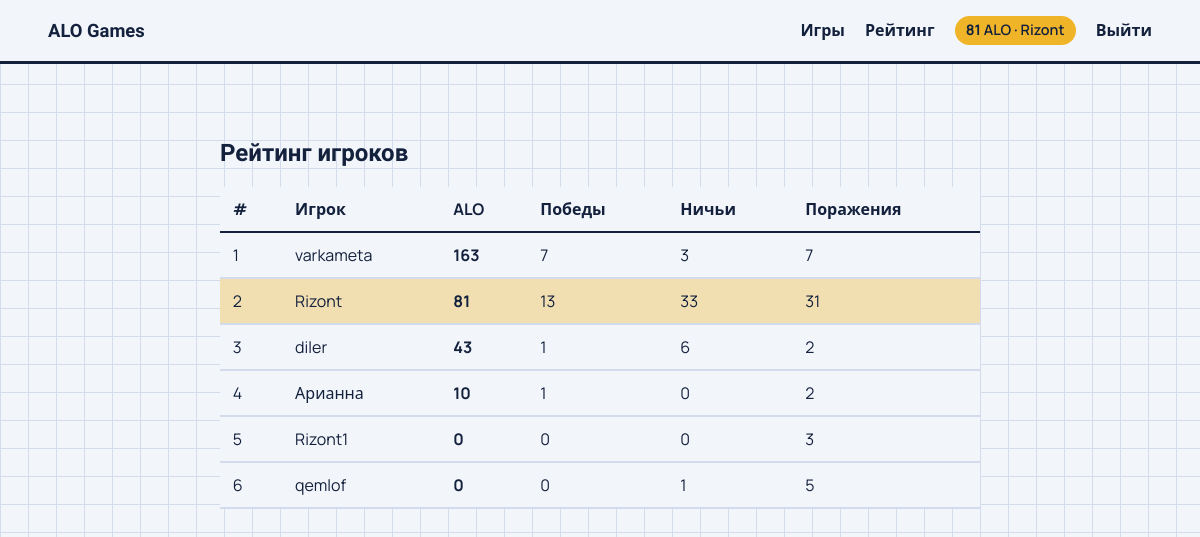
/leaderboard (signed in), run on the app's committed database.
### app/database.py (models this page shows)
class Base(DeclarativeBase):
    pass

class User(Base):
    __tablename__ = "users"
    id: Mapped[int] = mapped_column(primary_key=True)
    username: Mapped[str] = mapped_column(String(20), unique=True, index=True)
    password_hash: Mapped[str] = mapped_column(String(200))
    alo: Mapped[int] = mapped_column(default=0, index=True)
    wins: Mapped[int] = mapped_column(default=0)
    draws: Mapped[int] = mapped_column(default=0)
    losses: Mapped[int] = mapped_column(default=0)

### app/main.py (the view)
@app.get("/leaderboard")
def leaderboard(request: Request):
    with SessionLocal() as db:
        players = db.scalars(select(User).order_by(User.alo.desc(), User.wins.desc(), User.id).limit(50)).all()
    return render(request, "leaderboard.html", players=players)

### app/templates/leaderboard.html (shortened to what this page needs)
{% extends "base.html" %}
{% block content %}
<section class="narrow wide">
  <h1>Рейтинг игроков</h1>
  {% if players %}
  <div class="scroll">
    <table>
      <thead><tr><th>#</th><th>Игрок</th><th>ALO</th><th>Победы</th><th>Ничьи</th><th>Поражения</th></tr></thead>
      <tbody>
      {% for p in players %}
        <tr {% if user and user.id == p.id %}class="me"{% endif %}>
          <td>{{ loop.index }}</td><td>{{ p.username }}</td><td><b>{{ p.alo }}</b></td>
          <td>{{ p.wins }}</td><td>{{ p.draws }}</td><td>{{ p.losses }}</td>
        </tr>
      {% endfor %}
      </tbody>
    </table>
  </div>
  {% else %}
    <p class="muted">Пока никого нет. <a href="/register">Зарегистрируйся</a> и сыграй первую партию.</p>
  {% endif %}
</section>
{% endblock %}

### app/templates/base.html (shortened to what this page needs)
<!doctype html>
<html lang="ru">
<head>
  <link rel="stylesheet" href="/static/style.css">
</head>
<body>
  <header class="top">
    <a class="brand" href="/">ALO Games</a>
    <nav>
      <a href="/">Игры</a>
      <a href="/leaderboard">Рейтинг</a>
      {% if user %}
        <span class="chip"><b>{{ user.alo }}</b> ALO · {{ user.username }}</span>
        <a href="/logout">Выйти</a>
      {% else %}
        <a href="/login">Войти</a>
        <a class="btn small" href="/register">Регистрация</a>
      {% endif %}
    </nav>
  </header>
  <main>{% block content %}{% endblock %}</main>
</body>
</html>

### app/static/style.css (style rules this page uses)
:root { --paper: #f2f5fa; --ink: #14213d; --line: #d3dcec; --muted: #5a6785; --x: #d8432b; --o: #1b7f8c; --gold: #f0b429; color-scheme: light; }
* { box-sizing: border-box; }
body { margin: 0; color: var(--ink); background-color: var(--paper); background-image: linear-gradient(var(--line) 1px, transparent 1px), linear-gradient(90deg, var(--line) 1px, transparent 1px); background-size: 28px 28px; font: 400 1rem/1.55 "Manrope", system-ui, sans-serif; min-height: 100vh; }
h1, h2, .brand { font-family: "Unbounded", "Manrope", sans-serif; line-height: 1.15; }
a { color: inherit; }
.top { display: flex; flex-wrap: wrap; gap: .75rem 1.5rem; align-items: center; justify-content: space-between; padding: 1rem clamp(1rem, 4vw, 3rem); background: var(--paper); border-bottom: 3px solid var(--ink); }
.brand { font-weight: 800; text-decoration: none; font-size: 1.15rem; }
nav { display: flex; flex-wrap: wrap; gap: .5rem 1.25rem; align-items: center; font-weight: 600; }
nav a { text-decoration: none; }
.chip { background: var(--gold); color: #14213d; padding: .2rem .7rem; border-radius: 99px; font-size: .9rem; }
main { padding: clamp(1.5rem, 5vw, 3.5rem) clamp(1rem, 4vw, 3rem); max-width: 1000px; margin: 0 auto; }
.narrow { max-width: 420px; margin: 0 auto; }
.narrow.wide { max-width: 760px; }
.scroll { overflow-x: auto; }
table { width: 100%; border-collapse: collapse; background: var(--paper); }
th, td { padding: .6rem .8rem; text-align: left; border-bottom: 2px solid var(--line); }
th { border-bottom-color: var(--ink); }
tr.me { background: color-mix(in srgb, var(--gold) 35%, transparent); }

### data on the page
User: alo "81", username "Rizont", wins "13", draws "33", losses "31"
User: username "varkameta", alo "163", wins "7", draws "3", losses "7"
User: username "diler", alo "43", wins "1", draws "6", losses "2"
User: username "Арианна", alo "10", wins "1", draws "0", losses "2"
User: username "Rizont1", alo "0", wins "0", draws "0", losses "3"
User: username "qemlof", alo "0", wins "0", draws "1", losses "5"
